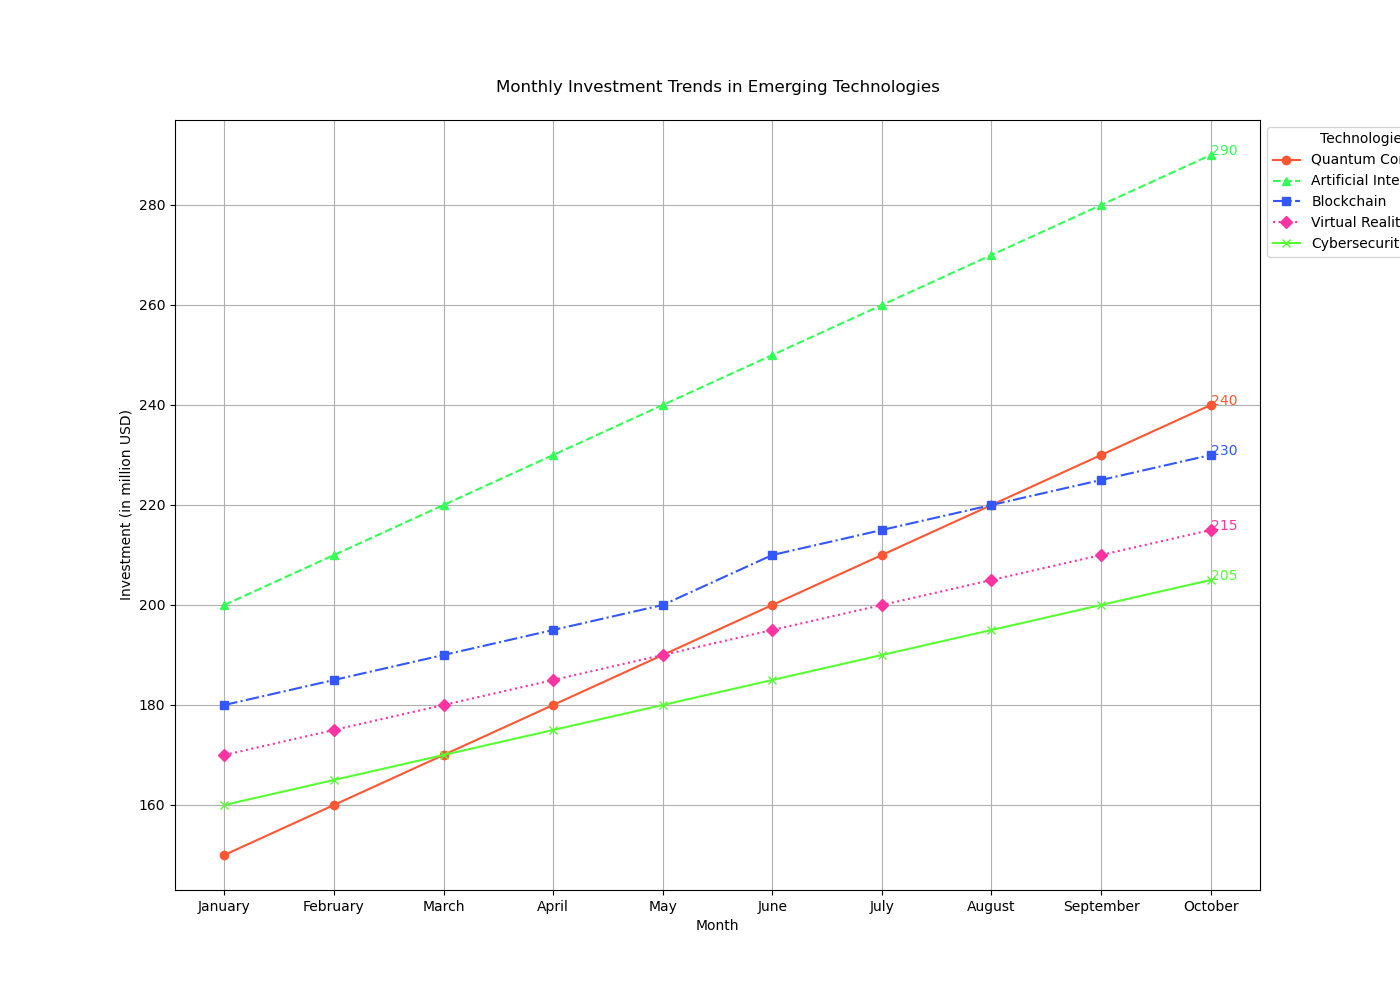

Write the Python code that produced this figure.

import matplotlib.pyplot as plt

# Data from the provided chart table
data = [
    {'Month': 'January', 'Quantum Computing': 150, 'Artificial Intelligence': 200, 'Blockchain': 180, 'Virtual Reality': 170, 'Cybersecurity': 160},
    {'Month': 'February', 'Quantum Computing': 160, 'Artificial Intelligence': 210, 'Blockchain': 185, 'Virtual Reality': 175, 'Cybersecurity': 165},
    {'Month': 'March', 'Quantum Computing': 170, 'Artificial Intelligence': 220, 'Blockchain': 190, 'Virtual Reality': 180, 'Cybersecurity': 170},
    {'Month': 'April', 'Quantum Computing': 180, 'Artificial Intelligence': 230, 'Blockchain': 195, 'Virtual Reality': 185, 'Cybersecurity': 175},
    {'Month': 'May', 'Quantum Computing': 190, 'Artificial Intelligence': 240, 'Blockchain': 200, 'Virtual Reality': 190, 'Cybersecurity': 180},
    {'Month': 'June', 'Quantum Computing': 200, 'Artificial Intelligence': 250, 'Blockchain': 210, 'Virtual Reality': 195, 'Cybersecurity': 185},
    {'Month': 'July', 'Quantum Computing': 210, 'Artificial Intelligence': 260, 'Blockchain': 215, 'Virtual Reality': 200, 'Cybersecurity': 190},
    {'Month': 'August', 'Quantum Computing': 220, 'Artificial Intelligence': 270, 'Blockchain': 220, 'Virtual Reality': 205, 'Cybersecurity': 195},
    {'Month': 'September', 'Quantum Computing': 230, 'Artificial Intelligence': 280, 'Blockchain': 225, 'Virtual Reality': 210, 'Cybersecurity': 200},
    {'Month': 'October', 'Quantum Computing': 240, 'Artificial Intelligence': 290, 'Blockchain': 230, 'Virtual Reality': 215, 'Cybersecurity': 205}
]

# Extracting month names for the x-axis
months = [entry['Month'] for entry in data]

# Plotting each technology's trend
plt.figure(figsize=(14, 10))
technologies = list(data[0].keys())[1:]  # Get technology names skipping the 'Month' key

# Line style settings and markers for each technology
line_styles = ['-', '--', '-.', ':']
markers = ['o', '^', 's', 'D', 'x']
colors = ['#FF5733', '#33FF57', '#3357FF', '#FF33A1', '#57FF33']

for i, tech in enumerate(technologies):
    values = [entry[tech] for entry in data]
    plt.plot(months, values, label=tech, linestyle=line_styles[i % len(line_styles)], marker=markers[i % len(markers)], color=colors[i % len(colors)])
    # Adding annotation for the last data point
    plt.text(months[-1], values[-1], f'{values[-1]}', fontsize=10, color=colors[i % len(colors)])

# Adding titles and labels
plt.title('Monthly Investment Trends in Emerging Technologies', pad=20)
plt.xlabel('Month')
plt.ylabel('Investment (in million USD)')

# Adding grid for readability
plt.grid(True)

# Adding a legend to identify the lines
plt.legend(title='Technologies', loc='upper left', bbox_to_anchor=(1, 1))

# Show the plot
plt.show()
